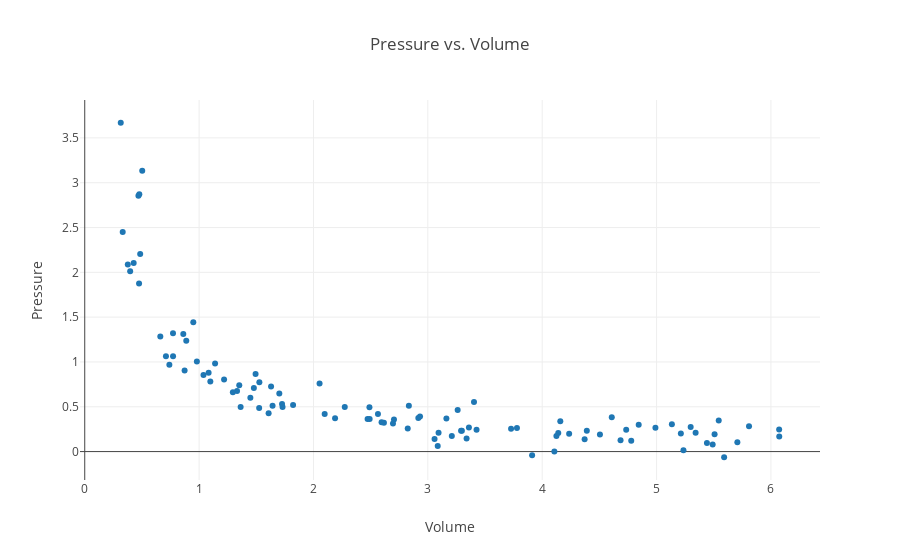

The notebook cell this image was saved under:
### Code cell
# Imports, borrowing code from a 'library' that is used to generate the graph.
import plotly.offline as py
from plotly.offline import init_notebook_mode, iplot
import plotly.graph_objs as go
import numpy as np
from numpy import random as rand
import math
init_notebook_mode(connected=True)

# Initialize data sets. This makes sure it does not graph old data from previous experiments.
gx = []
gy = []

# Constant multiple in Boyle's Law.
kB = 1

# Boyle's Law is technically PV = k, where k is constant for that specific system, (It varies between systems.)
# and P1V1 = P2V2 is only a result of this relationship. Students do not need to learn this however.
# For simplicity k is set to 1.

# Randomly generate data based on user defined volume and number of trials.
for i in range(0, N):
    temp = rand.random_sample() * volume
    
    # Prevent large outliers.
    # The limit is arbitrary, it is just so the graph looks nice and so the relationship is clearly defined.
    limit = rand.random_sample() + 1
    while(kB/temp > volume/limit):
        temp = rand.random_sample() * volume
    
    # Adds standard deviation to points (For more info see Intro to Standard Deviation).
    outputx = rand.uniform(temp-(rand.random_sample()/3), temp+(rand.random_sample()/3))
    outputy = rand.uniform((kB/temp)-(rand.random_sample()/3), (kB/temp)+(rand.random_sample()/3))
    
    # Add the values to the list of data.
    gx.append(outputx)
    gy.append(outputy)

# Organizes data.
trace = go.Scatter(x=gx, y=gy, mode='markers')

# Labels graph.
templayout = go.Layout(title='Pressure vs. Volume', xaxis=dict(title='Volume'), yaxis=dict(title='Pressure'))

# Renders graph. 
tempdata = [trace]
fig = go.Figure(data=tempdata, layout=templayout)
py.iplot(fig, filename='scatter-plot')

### Figure 1 — Plotly figure (JSON) as saved in the notebook; plotly's stock layout.template omitted (floating-point values rounded to 4 significant figures)
{"data": [{"mode": "markers", "type": "scatter", "uid": "5ae497c6-86bf-11e8-9d7a-28cfe9142f7f", "x": [3.728, 0.4848, 5.491, 3.359, 3.059, 5.543, 1.098, 2.917, 0.3972, 4.778, 5.507, 3.162, 1.494, 1.73, 4.685, 1.448, 0.6608, 5.298, 4.106, 1.14, 1.332, 1.351, 2.564, 3.298, 0.4694, 4.99, 1.629, 0.8617, 1.725, 4.39, 3.426, 4.236, 2.053, 0.3764, 0.8732, 5.212, 1.822, 0.4278, 2.616, 0.9805, 2.473, 3.261, 0.9493, 1.701, 1.525, 0.332, 4.844, 1.218, 1.479, 0.7399, 1.642, 4.608, 3.291, 2.704, 0.4749, 5.44, 2.489, 0.5027, 6.072, 2.932, 4.734, 0.4771, 2.834, 4.158, 5.706, 1.295, 4.371, 3.21, 2.274, 4.14, 3.086, 3.339, 0.8878, 4.124, 3.094, 1.527, 2.189, 2.824, 5.341, 5.235, 1.608, 6.073, 2.595, 2.491, 3.779, 1.363, 2.098, 2.695, 3.404, 0.7101, 3.912, 0.3149, 0.7722, 0.7717, 4.505, 1.038, 5.134, 5.808, 5.591, 1.083], "y": [0.2548, 2.205, 0.07968, 0.2679, 0.1418, 0.3467, 0.7815, 0.3753, 2.011, 0.1214, 0.1936, 0.3684, 0.8645, 0.4968, 0.1263, 0.6006, 1.283, 0.274, 0.00133, 0.9832, 0.6762, 0.7401, 0.4202, 0.2327, 2.854, 0.265, 0.7259, 1.313, 0.5306, 0.2321, 0.2431, 0.2004, 0.7603, 2.086, 0.9058, 0.2017, 0.5198, 2.105, 0.3212, 1.006, 0.3642, 0.4652, 1.443, 0.6493, 0.4858, 2.449, 0.2989, 0.8032, 0.7093, 0.9678, 0.5108, 0.383, 0.2324, 0.3568, 1.875, 0.09635, 0.4936, 3.134, 0.2472, 0.3918, 0.2441, 2.871, 0.5119, 0.3395, 0.1028, 0.6621, 0.1377, 0.175, 0.4976, 0.2069, 0.06211, 0.1458, 1.235, 0.1747, 0.2098, 0.774, 0.3727, 0.2571, 0.2088, 0.01393, 0.4289, 0.1678, 0.3261, 0.3635, 0.2632, 0.4969, 0.4186, 0.3132, 0.5519, 1.063, -0.04222, 3.669, 1.065, 1.321, 0.1915, 0.8549, 0.3041, 0.2819, -0.06319, 0.8791]}], "layout": {"title": "Pressure vs. Volume", "xaxis": {"title": "Volume"}, "yaxis": {"title": "Pressure"}}}
